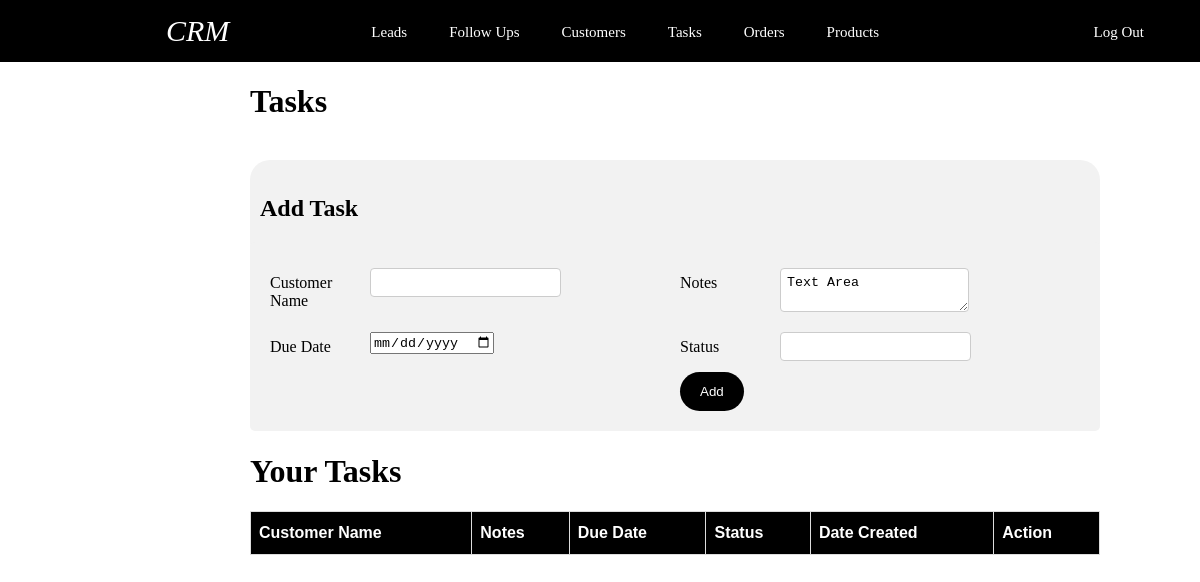
The app's page /Tasks.php, older data.
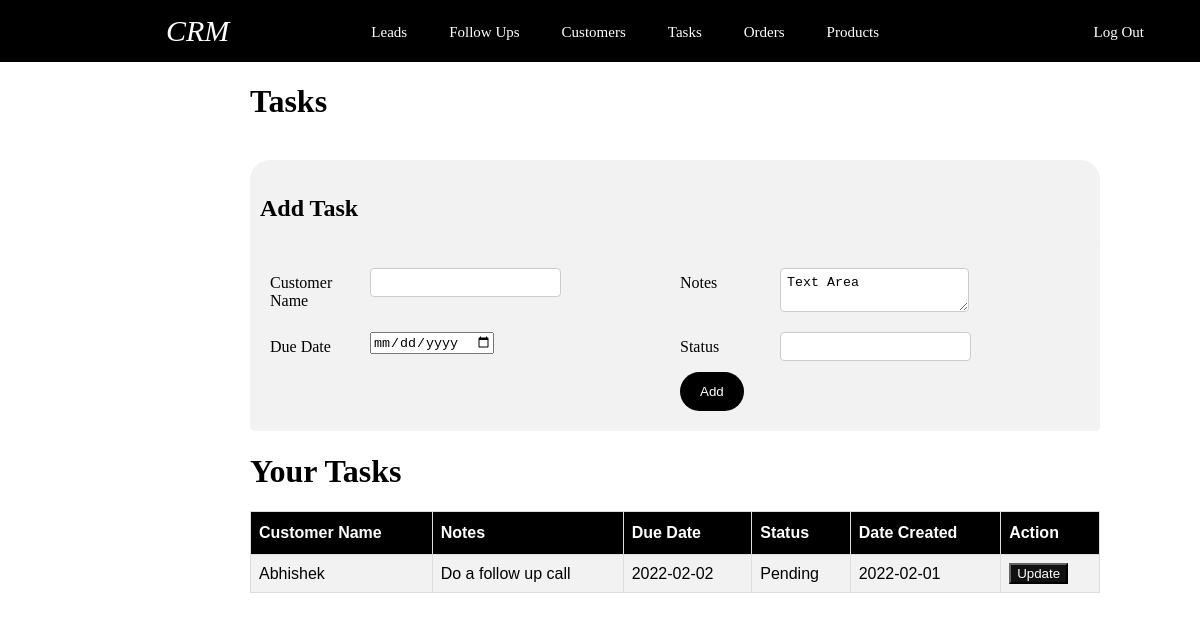
The same page, newer data.
### tables this page shows
CREATE TABLE `tasks` (
  `Task_id` int(11) NOT NULL,
  `Salesman_id` int(11) DEFAULT NULL,
  `Customer_Name` varchar(255) DEFAULT NULL,
  `Notes` varchar(255) DEFAULT NULL,
  `Due_Date` date DEFAULT NULL,
  `Status` varchar(40) DEFAULT NULL,
  `Date_Created` date DEFAULT NULL
);

### Tasks.php (the view, shortened to what this page needs)
<?php
require "pdo_dbconnection.php";
?>
<html>
    <head>
        <link rel="stylesheet" href="Tasks.css">
    </head>
    <body>
        <div class="whole-thing">
            <h1>Tasks</h1>
            <div class="new-lead">
                <h2 class="add-text">Add Task</h2>
                <div class="container">
                    <form method="post">
                        <div class="row">
                            <div class="col-25">
                            <label for="Name">Customer Name</label>
                        </div>
                        <div class="col-75">
                            <input type="text" name="Name" class="reg-input"/>
                        </div>
                        </div>
                        <div class="row">
                        <div class="col-25">
                            <label for="Notes">Notes</label>
                        </div>
                        <div class="col-75">
                            <textarea name="Notes" placeholder="Notes">Text Area</textarea>
                        </div>
                        </div>
                        <div class="row">
                        <div class="col-25">
                            <label for="dd">Due Date</label>
                        </div>
                        <div class="col-75">
                            <input type="date" name="dd" class="reg-input"/>
                        </div>
                        </div>
                        <div class="row">
                        <div class="col-25">
                            <label for="Status">Status</label>
                        </div>
                        <div class="col-75">
                            <input type="text" name="Status" class="reg-input"/>
                        </div>
                        </div>
                        <br>
                        <div class="row">
                            <input class="create-button" type="submit" value="Add">
                        </div>
                    </form>
                </div>
            </div>
            <h1>Your Tasks</h1>
            <div class="table">
                <table id="customers">
                <tr>
                <th>Customer Name</th>
                <th>Notes</th>
                <th>Due Date</th>
                <th>Status</th>
                <th>Date Created</th>
                <th>Action</th>
                <?php
                $stmt = $pdo->query("SELECT * From Tasks");
                while ( $row = $stmt->fetch(PDO::FETCH_ASSOC) ) {
                    echo("<tr><td>");
                    echo(htmlentities($row['Customer_Name']));
                    echo("</td><td>");
                    echo(htmlentities($row['Notes']));
                    echo("</td><td>");
                    echo(htmlentities($row['Due_Date']));
                    echo("</td><td>");
                    echo(htmlentities($row['Status']));
                    echo('</td><td>');
                    echo(htmlentities($row['Date_Created']));
                    echo("</td><td>");
                    echo('<button class="convert-button"><a class="convert" href="Convert.php">Update</a></button>');
                    echo("</td></tr>");
                }
                ?>
                </table>
            </div>
        </div>
    </body>
</html>

Row changes from the older to the newer data that the page shows:
added tasks: Customer_Name "Abhishek", Notes "Do a follow up call", Due_Date "2022-02-02", Status "Pending", Date_Created "2022-02-01"
